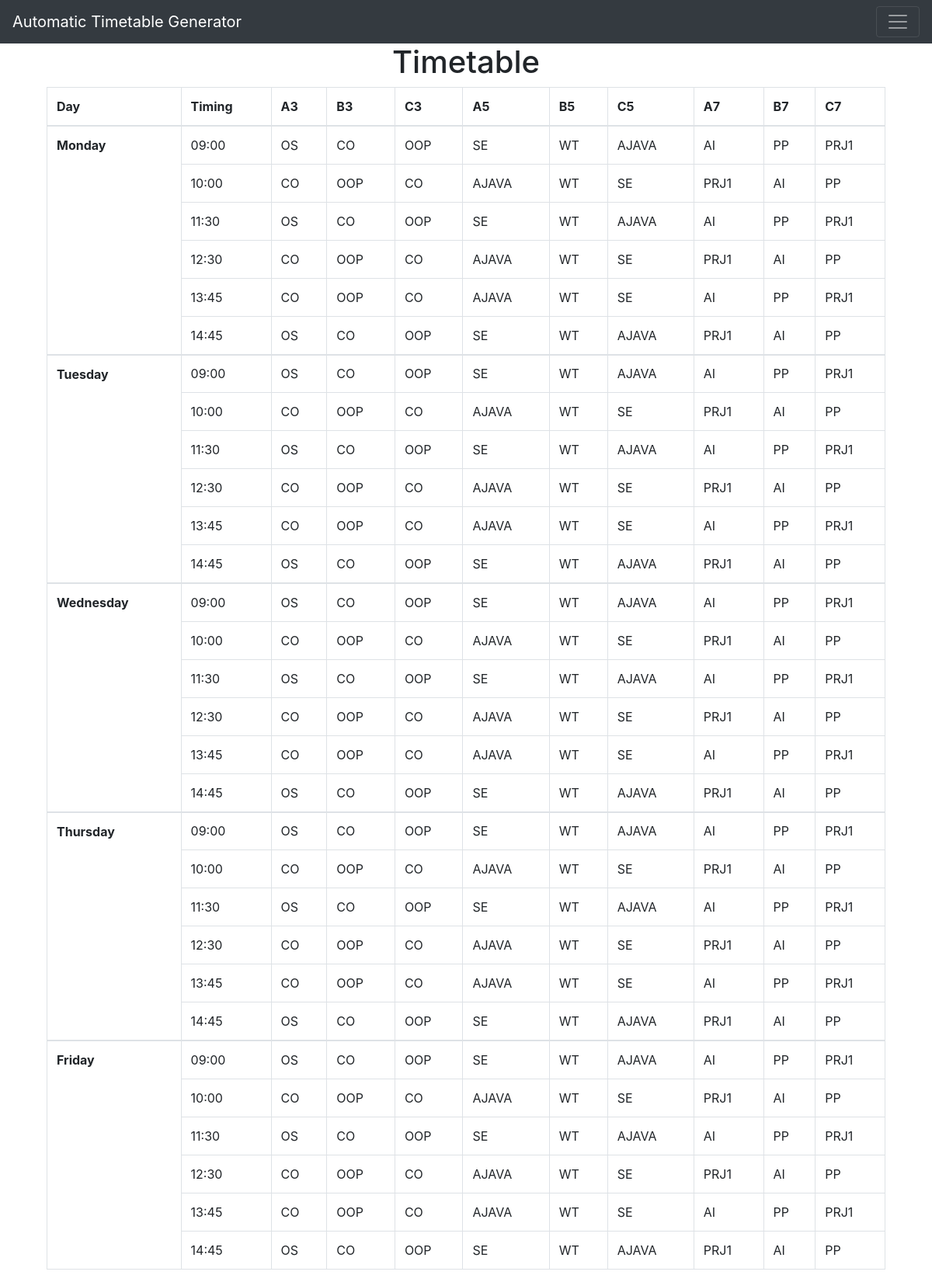
Page /generate on the committed database.
### app.py (models this page shows, shortened)
class Time(db.Model):
    time_id = db.Column(db.Integer, primary_key=True)
    lec1 = db.Column(db.String(10), nullable=False)
    lec2 = db.Column(db.String(10), nullable=False)
    lec3 = db.Column(db.String(10), nullable=False)
    lec4 = db.Column(db.String(10), nullable=False)
    lec5 = db.Column(db.String(10), nullable=False)
    lec6 = db.Column(db.String(10), nullable=False)

class Monday(db.Model):
    m_id = db.Column(db.Integer, primary_key=True)
    a3 = db.Column(db.String(40), nullable=False)
    b3 = db.Column(db.String(40), nullable=False)
    c3 = db.Column(db.String(40), nullable=False)
    a5 = db.Column(db.String(40), nullable=False)
    b5 = db.Column(db.String(40), nullable=False)
    c5 = db.Column(db.String(40), nullable=False)
    a7 = db.Column(db.String(40), nullable=False)
    b7 = db.Column(db.String(40), nullable=False)
    c7 = db.Column(db.String(40), nullable=False)

class Tuesday(db.Model):
    t_id = db.Column(db.Integer, primary_key=True)
    a3 = db.Column(db.String(40), nullable=False)
    b3 = db.Column(db.String(40), nullable=False)
    c3 = db.Column(db.String(40), nullable=False)
    a5 = db.Column(db.String(40), nullable=False)
    b5 = db.Column(db.String(40), nullable=False)
    c5 = db.Column(db.String(40), nullable=False)
    a7 = db.Column(db.String(40), nullable=False)
    b7 = db.Column(db.String(40), nullable=False)
    c7 = db.Column(db.String(40), nullable=False)

class Wednesday(db.Model):
    w_id = db.Column(db.Integer, primary_key=True)
    a3 = db.Column(db.String(40), nullable=False)
    b3 = db.Column(db.String(40), nullable=False)
    c3 = db.Column(db.String(40), nullable=False)
    a5 = db.Column(db.String(40), nullable=False)
    b5 = db.Column(db.String(40), nullable=False)
    c5 = db.Column(db.String(40), nullable=False)
    a7 = db.Column(db.String(40), nullable=False)
    b7 = db.Column(db.String(40), nullable=False)
    c7 = db.Column(db.String(40), nullable=False)

class Thursday(db.Model):
    th_id = db.Column(db.Integer, primary_key=True)
    a3 = db.Column(db.String(40), nullable=False)
    b3 = db.Column(db.String(40), nullable=False)
    c3 = db.Column(db.String(40), nullable=False)
    a5 = db.Column(db.String(40), nullable=False)
    b5 = db.Column(db.String(40), nullable=False)
    c5 = db.Column(db.String(40), nullable=False)
    a7 = db.Column(db.String(40), nullable=False)
    b7 = db.Column(db.String(40), nullable=False)
    c7 = db.Column(db.String(40), nullable=False)

class Friday(db.Model):
    f_id = db.Column(db.Integer, primary_key=True)
    a3 = db.Column(db.String(40), nullable=False)
    b3 = db.Column(db.String(40), nullable=False)
    c3 = db.Column(db.String(40), nullable=False)
    a5 = db.Column(db.String(40), nullable=False)
    b5 = db.Column(db.String(40), nullable=False)
    c5 = db.Column(db.String(40), nullable=False)
    a7 = db.Column(db.String(40), nullable=False)
    b7 = db.Column(db.String(40), nullable=False)
    c7 = db.Column(db.String(40), nullable=False)

### app.py (the view)
@app.route('/generate', methods=['GET','POST'])
def generate():
        timing = Time.query.order_by(Time.time_id).all()
        monday_subjects = Monday.query.order_by(Monday.m_id).all()
        tuesday_subjects = Tuesday.query.order_by(Tuesday.t_id).all()
        wednesday_subjects = Wednesday.query.order_by(Wednesday.w_id).all()
        thursday_subjects = Thursday.query.order_by(Thursday.th_id).all()
        friday_subjects = Friday.query.order_by(Friday.f_id).all()
        return render_template('generate.html', mondays = monday_subjects, tuesdays = tuesday_subjects, wednesdays = wednesday_subjects , thursdays = thursday_subjects, fridays = friday_subjects, times = timing)

### templates/generate.html (shortened to what this page needs)
{% extends 'base.html' %}
{% block body %}
<div class="container">
    <h1 style="text-align:center" >Timetable</h1>
</div>
<form action="/add-faculty" method="post">
    <div class="container">
        <table class="table table-bordered">
            <thead>
              <tr>
                <th>Day</th>
                <th>Timing</th>
                <th>A3</th>
                <th>B3</th>
                <th>C3</th>
                <th>A5</th>
                <th>B5</th>
                <th>C5</th>
                <th>A7</th>
                <th>B7</th>
                <th>C7</th>
              </tr>
            </thead>
            <tbody>
                {% set counter = times|length - 1 %}
                <th rowspan="7">Monday</th>
                {% for monday in mondays %}
                <tr>
                    {% if loop.index0 == 0 %}
                        <td>{{times[counter].lec1}}</td>
                    {% elif loop.index0 == 1 %}
                        <td>{{times[counter].lec2}}</td>
                    {% elif loop.index0 == 2 %}
                        <td>{{times[counter].lec3}}</td>
                    {% elif loop.index0 == 3 %}
                        <td>{{times[counter].lec4}}</td>
                    {% elif loop.index0 == 4 %}
                        <td>{{times[counter].lec5}}</td>
                    {% else %}
                        <td>{{times[counter].lec6}}</td>
                    {% endif %}
                    <td>{{monday.a3}}</td>
                    <td>{{monday.b3}}</td>
                    <td>{{monday.c3}}</td>
                    <td>{{monday.a5}}</td>
                    <td>{{monday.b5}}</td>
                    <td>{{monday.c5}}</td>
                    <td>{{monday.a7}}</td>
                    <td>{{monday.b7}}</td>
                    <td>{{monday.c7}}</td>
                </tr>
                {% endfor %}
            </tbody>
            <tbody>
                <th rowspan="7">Tuesday</th>
                {% for tuesday in tuesdays %}
                <tr>
                    {% if loop.index0 == 0 %}
                        <td>{{times[counter].lec1}}</td>
                    {% elif loop.index0 == 1 %}
                        <td>{{times[counter].lec2}}</td>
                    {% elif loop.index0 == 2 %}
                        <td>{{times[counter].lec3}}</td>
                    {% elif loop.index0 == 3 %}
                        <td>{{times[counter].lec4}}</td>
                    {% elif loop.index0 == 4 %}
                        <td>{{times[counter].lec5}}</td>
                    {% else %}
                        <td>{{times[counter].lec6}}</td>
                    {% endif %}
                <td>{{tuesday.a3}}</td>
                <td>{{tuesday.b3}}</td>
                <td>{{tuesday.c3}}</td>
                <td>{{tuesday.a5}}</td>
                <td>{{tuesday.b5}}</td>
                <td>{{tuesday.c5}}</td>
                <td>{{tuesday.a7}}</td>
                <td>{{tuesday.b7}}</td>
                <td>{{tuesday.c7}}</td>
                </tr>
            {% endfor %}
            </tbody>
            <tbody>
                <th rowspan="7">Wednesday</th>
                {% for wednesday in wednesdays %}
                <tr>
                    {% if loop.index0 == 0 %}
                        <td>{{times[counter].lec1}}</td>
                    {% elif loop.index0 == 1 %}
                        <td>{{times[counter].lec2}}</td>
                    {% elif loop.index0 == 2 %}
                        <td>{{times[counter].lec3}}</td>
                    {% elif loop.index0 == 3 %}
                        <td>{{times[counter].lec4}}</td>
                    {% elif loop.index0 == 4 %}
                        <td>{{times[counter].lec5}}</td>
                    {% else %}
                        <td>{{times[counter].lec6}}</td>
                    {% endif %}
                <td>{{wednesday.a3}}</td>
                <td>{{wednesday.b3}}</td>
                <td>{{wednesday.c3}}</td>
                <td>{{wednesday.a5}}</td>
                <td>{{wednesday.b5}}</td>
                <td>{{wednesday.c5}}</td>
                <td>{{wednesday.a7}}</td>
                <td>{{wednesday.b7}}</td>
                <td>{{wednesday.c7}}</td>
                </tr>
            {% endfor %}
            </tbody>
            <tbody>
                <th rowspan="7">Thursday</th>
                {% for thursday in thursdays %}
                <tr>
                    {% if loop.index0 == 0 %}
                        <td>{{times[counter].lec1}}</td>
                    {% elif loop.index0 == 1 %}
                        <td>{{times[counter].lec2}}</td>
                    {% elif loop.index0 == 2 %}
                        <td>{{times[counter].lec3}}</td>
                    {% elif loop.index0 == 3 %}
                        <td>{{times[counter].lec4}}</td>
                    {% elif loop.index0 == 4 %}
                        <td>{{times[counter].lec5}}</td>
                    {% else %}
                        <td>{{times[counter].lec6}}</td>
                    {% endif %}
                <td>{{thursday.a3}}</td>
                <td>{{thursday.b3}}</td>
                <td>{{thursday.c3}}</td>
                <td>{{thursday.a5}}</td>
                <td>{{thursday.b5}}</td>
                <td>{{thursday.c5}}</td>
                <td>{{thursday.a7}}</td>
                <td>{{thursday.b7}}</td>
                <td>{{thursday.c7}}</td>
                </tr>
            {% endfor %}
            </tbody>
            <tbody>
                <th rowspan="7">Friday</th>
                {% for friday in fridays %}
                <tr>
                    {% if loop.index0 == 0 %}
                        <td>{{times[counter].lec1}}</td>
                    {% elif loop.index0 == 1 %}
                        <td>{{times[counter].lec2}}</td>
                    {% elif loop.index0 == 2 %}
                        <td>{{times[counter].lec3}}</td>
                    {% elif loop.index0 == 3 %}
                        <td>{{times[counter].lec4}}</td>
                    {% elif loop.index0 == 4 %}
                        <td>{{times[counter].lec5}}</td>
                    {% else %}
                        <td>{{times[counter].lec6}}</td>
                    {% endif %}
                <td>{{friday.a3}}</td>
                <td>{{friday.b3}}</td>
                <td>{{friday.c3}}</td>
                <td>{{friday.a5}}</td>
                <td>{{friday.b5}}</td>
                <td>{{friday.c5}}</td>
                <td>{{friday.a7}}</td>
                <td>{{friday.b7}}</td>
                <td>{{friday.c7}}</td>
                </tr>
            {% endfor %}
            </tbody>
    </div>
{% endblock %}

### static/css/main.css (style rules this page uses)
body { font-family: Helvetica; }

### rows in the picture
Monday: a3 "OS", b3 "CO", c3 "OOP", a5 "SE", b5 "WT", c5 "AJAVA", a7 "AI", b7 "PP", c7 "PRJ1"
Time: lec1 "09:00", lec2 "10:00", lec3 "11:30", lec4 "12:30", lec5 "13:45", lec6 "14:45"
Monday: a3 "CO", b3 "OOP", c3 "CO", a5 "AJAVA", b5 "WT", c5 "SE", a7 "PRJ1", b7 "AI", c7 "PP"
Monday: a3 "OS", b3 "CO", c3 "OOP", a5 "SE", b5 "WT", c5 "AJAVA", a7 "AI", b7 "PP", c7 "PRJ1"
Monday: a3 "CO", b3 "OOP", c3 "CO", a5 "AJAVA", b5 "WT", c5 "SE", a7 "PRJ1", b7 "AI", c7 "PP"
Monday: a3 "CO", b3 "OOP", c3 "CO", a5 "AJAVA", b5 "WT", c5 "SE", a7 "AI", b7 "PP", c7 "PRJ1"
Monday: a3 "OS", b3 "CO", c3 "OOP", a5 "SE", b5 "WT", c5 "AJAVA", a7 "PRJ1", b7 "AI", c7 "PP"
Tuesday: a3 "OS", b3 "CO", c3 "OOP", a5 "SE", b5 "WT", c5 "AJAVA", a7 "AI", b7 "PP", c7 "PRJ1"
Tuesday: a3 "CO", b3 "OOP", c3 "CO", a5 "AJAVA", b5 "WT", c5 "SE", a7 "PRJ1", b7 "AI", c7 "PP"
Tuesday: a3 "OS", b3 "CO", c3 "OOP", a5 "SE", b5 "WT", c5 "AJAVA", a7 "AI", b7 "PP", c7 "PRJ1"
Tuesday: a3 "CO", b3 "OOP", c3 "CO", a5 "AJAVA", b5 "WT", c5 "SE", a7 "PRJ1", b7 "AI", c7 "PP"
Tuesday: a3 "CO", b3 "OOP", c3 "CO", a5 "AJAVA", b5 "WT", c5 "SE", a7 "AI", b7 "PP", c7 "PRJ1"
Tuesday: a3 "OS", b3 "CO", c3 "OOP", a5 "SE", b5 "WT", c5 "AJAVA", a7 "PRJ1", b7 "AI", c7 "PP"
Wednesday: a3 "OS", b3 "CO", c3 "OOP", a5 "SE", b5 "WT", c5 "AJAVA", a7 "AI", b7 "PP", c7 "PRJ1"
Wednesday: a3 "CO", b3 "OOP", c3 "CO", a5 "AJAVA", b5 "WT", c5 "SE", a7 "PRJ1", b7 "AI", c7 "PP"
Wednesday: a3 "OS", b3 "CO", c3 "OOP", a5 "SE", b5 "WT", c5 "AJAVA", a7 "AI", b7 "PP", c7 "PRJ1"
Wednesday: a3 "CO", b3 "OOP", c3 "CO", a5 "AJAVA", b5 "WT", c5 "SE", a7 "PRJ1", b7 "AI", c7 "PP"
Wednesday: a3 "CO", b3 "OOP", c3 "CO", a5 "AJAVA", b5 "WT", c5 "SE", a7 "AI", b7 "PP", c7 "PRJ1"
Wednesday: a3 "OS", b3 "CO", c3 "OOP", a5 "SE", b5 "WT", c5 "AJAVA", a7 "PRJ1", b7 "AI", c7 "PP"
Thursday: a3 "OS", b3 "CO", c3 "OOP", a5 "SE", b5 "WT", c5 "AJAVA", a7 "AI", b7 "PP", c7 "PRJ1"
Thursday: a3 "CO", b3 "OOP", c3 "CO", a5 "AJAVA", b5 "WT", c5 "SE", a7 "PRJ1", b7 "AI", c7 "PP"
Thursday: a3 "OS", b3 "CO", c3 "OOP", a5 "SE", b5 "WT", c5 "AJAVA", a7 "AI", b7 "PP", c7 "PRJ1"
Thursday: a3 "CO", b3 "OOP", c3 "CO", a5 "AJAVA", b5 "WT", c5 "SE", a7 "PRJ1", b7 "AI", c7 "PP"
Thursday: a3 "CO", b3 "OOP", c3 "CO", a5 "AJAVA", b5 "WT", c5 "SE", a7 "AI", b7 "PP", c7 "PRJ1"
Thursday: a3 "OS", b3 "CO", c3 "OOP", a5 "SE", b5 "WT", c5 "AJAVA", a7 "PRJ1", b7 "AI", c7 "PP"
Friday: a3 "OS", b3 "CO", c3 "OOP", a5 "SE", b5 "WT", c5 "AJAVA", a7 "AI", b7 "PP", c7 "PRJ1"
Friday: a3 "CO", b3 "OOP", c3 "CO", a5 "AJAVA", b5 "WT", c5 "SE", a7 "PRJ1", b7 "AI", c7 "PP"
Friday: a3 "OS", b3 "CO", c3 "OOP", a5 "SE", b5 "WT", c5 "AJAVA", a7 "AI", b7 "PP", c7 "PRJ1"
Friday: a3 "CO", b3 "OOP", c3 "CO", a5 "AJAVA", b5 "WT", c5 "SE", a7 "PRJ1", b7 "AI", c7 "PP"
Friday: a3 "CO", b3 "OOP", c3 "CO", a5 "AJAVA", b5 "WT", c5 "SE", a7 "AI", b7 "PP", c7 "PRJ1"
Friday: a3 "OS", b3 "CO", c3 "OOP", a5 "SE", b5 "WT", c5 "AJAVA", a7 "PRJ1", b7 "AI", c7 "PP"
